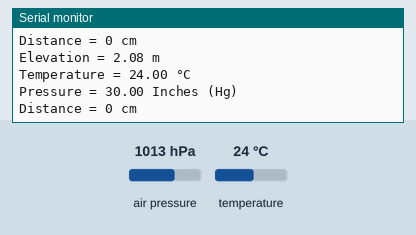
Recording of a sketch running on a simulated ESP32. On the bench: the last lines printed to the serial monitor. The inputs (shaded band) are chosen by the test bench; at power-on: air pressure 1013 hPa, temperature 24 °C.

Above: at 1.2 s.
1.3 s: air pressure set to 952 hPa
At 1.6 s:
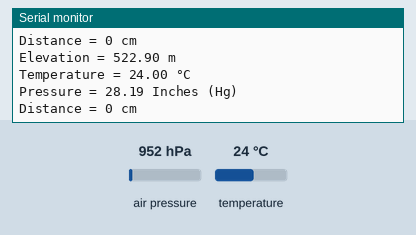
2.8 s: temperature set to 12 °C
At 3.01 s:
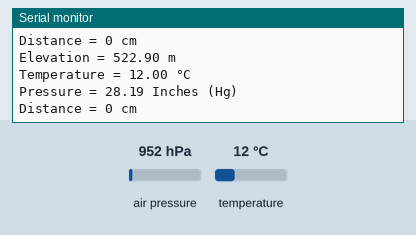
4.3 s: air pressure set to 975 hPa
At 4.7 s:
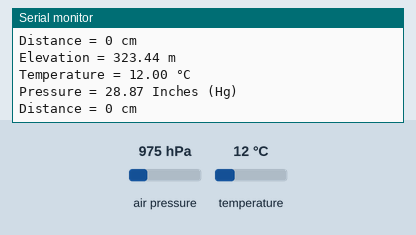
Timing chart, 0 to 7.3 s (numbered marks = the images above; inputs shaded):
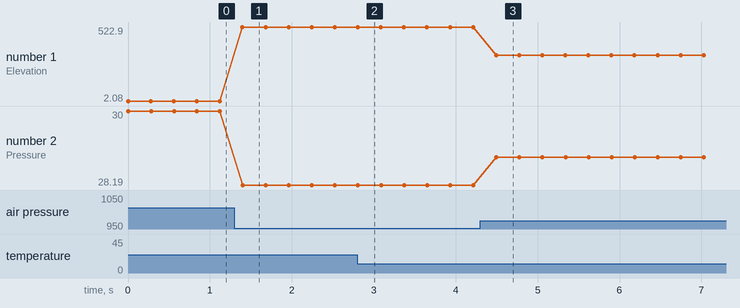

The sketch:

Sensors-Ben.ino
```cpp
/*
 * Distance and altitude sensor class
 *    dist:
 *      yellow -> 16   (rxd)
 *      white  -> 17   (txd)
 *      red    -> 5v
 *      black  -> gnd
 *
 *    altitude:
 *      SDA    -> 21
 *      SCL    -> 22
 */

#include <SoftwareSerial.h>
#include <Wire.h>
#include <Adafruit_MPL3115A2.h>

enum statesRX
{
    ST_RX_HEADER=0,
    ST_RX_DATA,
    ST_RX_PROCESSMSG
};

Adafruit_MPL3115A2 baro = Adafruit_MPL3115A2();

unsigned char data[4]={};
int dist;

void setup()
{
    Serial.begin(9600); //OUTPUT
    Serial1.begin(9600, SERIAL_8N1, 17, 16);

}

void loop()
{
  if (! baro.begin()) {
    Serial.println("Couldnt find sensor");
    return;
  }
   readDistance();
   readAltitude();
   readTemp();
   readPres();
   Serial.print("Distance = ");
   Serial.print(dist);
   Serial.println(" cm");
   delay(250);
}

void readPres(){
  float pascals = baro.getPressure();
  Serial.print("Pressure = ");
  Serial.print(pascals/3377);
  Serial.println(" Inches (Hg)");
}

void readTemp(){
  float tempC = baro.getTemperature();
  Serial.print("Temperature = ");
  Serial.print(tempC);
  Serial.println(" °C");
}

void readAltitude(){
  float altm = baro.getAltitude();
  Serial.print("Elevation = ");
  Serial.print(altm);
  Serial.println(" m");
}

void readDistance(){
   static uint8_t
        stateRX = ST_RX_HEADER,
        rxIdx;

    if( Serial1.available() > 0 )
    {
        do
        {
            uint8_t ch = Serial1.read();
            switch( stateRX )
            {
                case    ST_RX_HEADER:
                    if( ch == 0xff )
                    {
                        rxIdx = 0;
                        data[rxIdx++] = ch;
                        stateRX = ST_RX_DATA;

                    }//if

                break;

                case    ST_RX_DATA:
                        data[rxIdx++] = ch;
                        if( rxIdx == 4 )
                        stateRX = ST_RX_PROCESSMSG;
                break;

                case    ST_RX_PROCESSMSG:
                        uint8_t sum = 0;
                        for( uint8_t i=0; i<3; i++ )
                        sum = sum + data[i];

                        if( sum == data[3] ){
                            uint16_t distance = ((uint16_t)data[1] << 8) + data[2];
                            if( distance > 30 ){
                                  dist = distance/10;
                            }
                            else{
                                Serial.println("Distance below lower limit.");
                            }
                        }
                        else{
                            Serial.println("Msg checksum error.");
                        }
                        stateRX = ST_RX_HEADER;
                break;

            }//switch

        }while( Serial1.available() > 0 );

    }
}
```

Measured:
- after the input at 1.3 s, the serial monitor: prints a new line after 0.10 s (image 1)
- after the input at 2.8 s, the serial monitor: prints a new line at once (image 2)
- after the input at 4.3 s, the serial monitor: prints a new line after 0.19 s (image 3)
- plotted number 1: 2.08 → 522.9 after the input at 1.3 s, 522.9 → 323.44 after the input at 4.3 s
- plotted number 2: 30 → 28.19 after the input at 1.3 s, 28.19 → 28.87 after the input at 4.3 s
